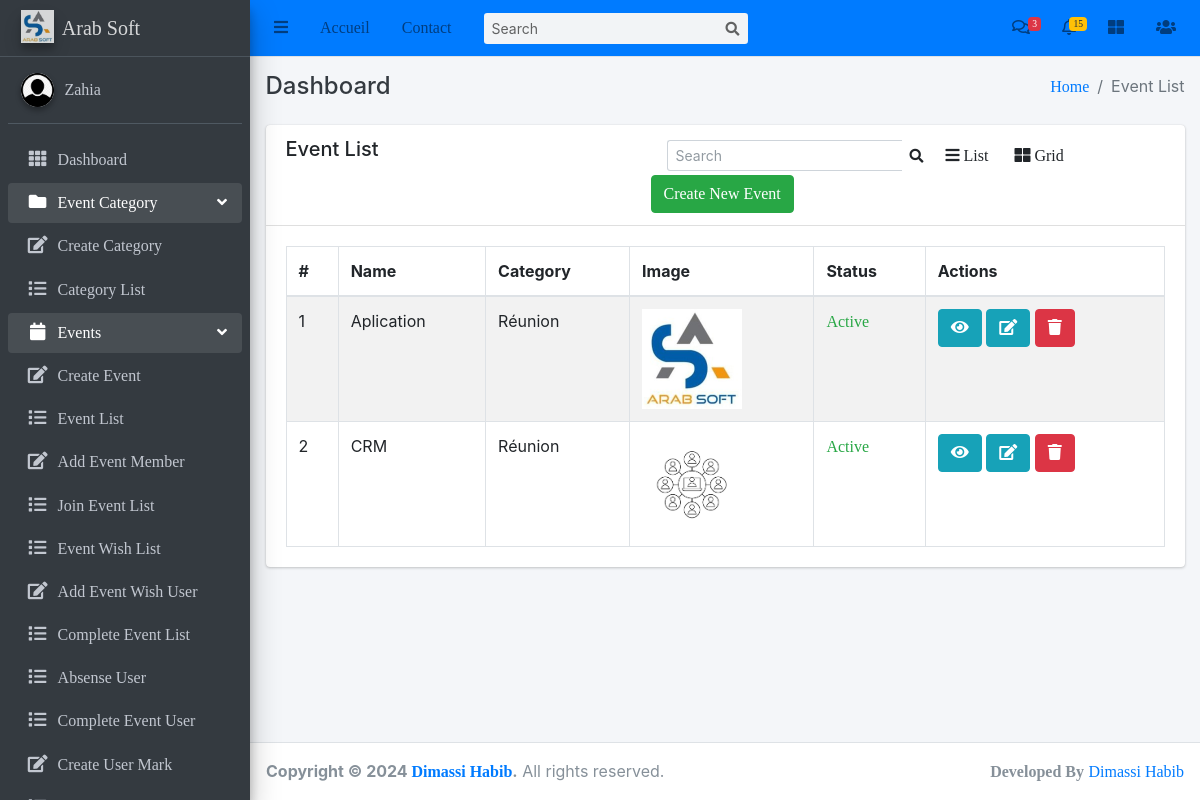
Page /events/event-list/ (signed in) on the committed database.
### events/models.py (models this page shows, shortened)
class Event(models.Model):
    category = models.ForeignKey(EventCategory, on_delete=models.CASCADE)
    name = models.CharField(max_length=255, unique=True)
    uid = models.PositiveIntegerField(unique=True)
    description = RichTextUploadingField()
    job_category = models.ForeignKey(JobCategory, on_delete=models.CASCADE)
    select_scheduled_status = (
        ('yet to scheduled', 'Yet to Scheduled'),
        ('scheduled', 'Scheduled')
    )
    scheduled_status = models.CharField(max_length=25, choices=select_scheduled_status)
    venue = models.CharField(max_length=255)
    start_date = models.DateField()
    end_date = models.DateField()
    location = LocationField()
    points = models.PositiveIntegerField()
    maximum_attende = models.PositiveIntegerField()
    created_user = models.ForeignKey('auth.User', on_delete=models.CASCADE, blank=True, null=True, related_name='event_created_user')
    updated_user = models.ForeignKey('auth.User', on_delete=models.CASCADE, blank=True, null=True, related_name='event_updated_user')
    created_date = models.DateField(auto_now_add=True)
    updated_date = models.DateField(auto_now_add=True)
    status_choice = (
        ('disabled', 'Disabled'),
        ('active', 'Active'),
        ('deleted', 'Deleted'),
        ('time out', 'Time Out'),
        ('completed', 'Completed'),
        ('cancel', 'Cancel'),
    )
    status = models.CharField(choices=status_choice, max_length=10)

class EventCategory(models.Model):
    name = models.CharField(max_length=255, unique=True)
    code = models.CharField(max_length=6, unique=True)
    image = models.ImageField(upload_to='event_category/')
    priority = models.IntegerField(unique=True)
    created_user = models.ForeignKey('auth.User', on_delete=models.CASCADE, related_name='created_user')
    updated_user = models.ForeignKey('auth.User', on_delete=models.CASCADE, related_name='updated_user')
    created_date = models.DateField(auto_now_add=True)
    updated_date = models.DateField(auto_now_add=True)
    status_choice = (
        ('disabled', 'Disabled'),
        ('active', 'Active'),
        ('deleted', 'Deleted'),
        ('blocked', 'Blocked'),
        ('completed', 'Completed'),
    )
    status = models.CharField(choices=status_choice, max_length=10)
    def __str__(self):
        return self.name

class EventImage(models.Model):
    event = models.OneToOneField(Event, on_delete=models.CASCADE)
    image = models.ImageField(upload_to='event_image/')

### events/views.py (the view)
# urls.py: path('event-list/', EventListView.as_view(), name='event-list'),
class EventListView(LoginRequiredMixin, ListView):
    login_url = 'login'
    model = Event
    template_name = 'events/event_list.html'
    context_object_name = 'events'

### templates/events/event_list.html (shortened to what this page needs)
{% extends 'base/base.html' %}
{% block breadcrumb %}Event List{% endblock breadcrumb %}
{% block content %}
    <div class="row">
        <div class="col-md-12">
            <div class="card">
                <div class="card-header">
                    <div class="row">
                        <div class="col-md-5">
                            <h5>Event List</h5>
                        </div>
                        <div class="col-md-7">
                            <div class="row">
                                <form class="form-inline ml-3" action="{% url 'search-event' %}" method="POST">
                                    <div class="input-group input-group-sm">
                                      <input class="form-control form-control-navbar" name="search" type="search" placeholder="Search" aria-label="Search">
                                      <div class="input-group-append">
                                        <button class="btn btn-navbar" type="submit">
                                          <i class="fas fa-search"></i>
                                        </button>
                                      </div>
                                    </div>
                                  </form>
                                <a class="btn" onclick="listView()"><i class="fa fa-bars"></i> List</a>
                                <a class="btn active" onclick="gridView()"><i class="fa fa-th-large"></i> Grid</a>
                                <a class="btn btn-success" href="{% url 'event-create' %}">Create New Event</a>
                            </div>
                        </div>
                    </div>
                </div>
                <div class="card-body">
                      <table class="table table-striped table-bordered datatable dataTable no-footer" id="DataTables_Table_0" role="grid" aria-describedby="DataTables_Table_0_info" style="border-collapse: collapse !important">
                        <thead>
                            <tr role="row">
                                <th>#</th>
                                <th>Name</th>
                                <th>Category</th>
                                <th class="event_image">Image</th>
                                <th>Status</th>
                                <th>Actions</th>
                            </tr>
                        </thead>
                        <tbody>
                            {% for event in events %}
                              <tr>
                                  <td>{{ forloop.counter }}</td>
                                  <td>{{ event.name }}</td>
                                  <td>{{ event.category }}</td>
                                  <td class="event_image">
                                      <img class="event_image" src="{{ event.eventimage.image.url }}" alt="Image" height="100px" width="100px">
                                  </td>
                                  <td>
                                      {% if event.status == 'active' %}
                                        <a href="{% url 'update-event-status' event.id %}" class="text-success">{{ event.status|title }}</a>
                                      {% elif event.status == 'completed' %}
                                        <a href="{% url 'update-event-status' event.id %}" class="text-primary">{{ event.status|title }}</a>
                                      {% else %}
                                        <a href="{% url 'update-event-status' event.id %}" class="text-danger">{{ event.status|title }}</a>
                                      {% endif %}
                                  </td>
                                  <td>
                                      <a class="btn btn-info" href="{% url 'event-detail' event.pk %}" title="view">
                                          <i class="fa fa-eye"></i>
                                      </a>
                                      <a class="btn btn-info" href="{% url 'event-edit' event.pk %}" title="edit">
                                        <i class="fa fa-edit"></i>
                                    </a>
                                      <a class="btn btn-danger" href="{% url 'event-delete' event.pk %}" title="delete">
                                          <i class="fa fa-trash"></i>
                                      </a>
                                  </td>
                              </tr>
                            {% endfor %}
                        </tbody>
                    </table>
                </div>
            </div>
        </div>
    </div>
{% endblock content %}

### templates/base/base.html (shortened to what this page needs)
<!DOCTYPE html>
<html lang="en">
  {% load static %}
<head>
  {% include 'base/header.html' %}
</head>
<body class="hold-transition sidebar-mini layout-fixed layout-navbar-fixed layout-footer-fixed">
<div class="wrapper">
  {% include 'base/navbar.html' %}
  {% include 'base/sidebar.html' %}
  <div class="content-wrapper">
    <div class="content-header">
      <div class="container-fluid">
        <div class="row mb-2">
          <div class="col-sm-6">
            <h4 class="m-0 text-dark">Dashboard</h4>
          </div>
          <div class="col-sm-6">
            <ol class="breadcrumb float-sm-right">
              <li class="breadcrumb-item"><a href="#">Home</a></li>
              <li class="breadcrumb-item active">{% block breadcrumb %} {% endblock breadcrumb %}</li>
            </ol>
          </div>
        </div>
      </div>
    </div>
    <section class="content">
      <div class="container-fluid">
        {% block content %}
        {% endblock content %}
      </div>
    </section>
  </div>
  {% include 'base/footer.html' %}
</div>
</body>
</html>

### templates/base/header.html (shortened to what this page needs)
{% load static %}
<link rel="stylesheet" href="{% static 'plugins/fontawesome-free/css/all.min.css' %}">
<link rel="stylesheet" href="{% static 'plugins/overlayScrollbars/css/OverlayScrollbars.min.css' %}">
<link rel="stylesheet" href="{% static 'css/adminlte.min.css' %}">

### templates/base/navbar.html (shortened to what this page needs)
{% load static %}
<nav class="main-header navbar navbar-expand navbar-primary navbar-light">
    <ul class="navbar-nav">
      <li class="nav-item">
        <a class="nav-link" data-widget="pushmenu" href="#" role="button"><i class="fas fa-bars"></i></a>
      </li>
      <li class="nav-item d-none d-sm-inline-block">
        <a href="#" class="nav-link">Accueil</a>
      </li>
      <li class="nav-item d-none d-sm-inline-block">
        <a href="#" class="nav-link">Contact</a>
      </li>
    </ul>
    <form class="form-inline ml-3">
      <div class="input-group input-group-sm">
        <input class="form-control form-control-navbar" type="search" placeholder="Search" aria-label="Search">
        <div class="input-group-append">
          <button class="btn btn-navbar" type="submit">
            <i class="fas fa-search"></i>
          </button>
        </div>
      </div>
    </form>
    <ul class="navbar-nav ml-auto">
      <li class="nav-item dropdown">
        <a class="nav-link" data-toggle="dropdown" href="#">
          <i class="far fa-comments"></i>
          <span class="badge badge-danger navbar-badge">3</span>
        </a>
      </li>
      <li class="nav-item dropdown">
        <a class="nav-link" data-toggle="dropdown" href="#">
          <span class="badge badge-warning navbar-badge">15</span>
        </a>
      </li>
      <li class="nav-item">
        <a class="nav-link" data-widget="control-sidebar" data-slide="true" href="#" role="button"><i
            class="fas fa-th-large"></i></a>
      </li>
      <li class="nav-item dropdown">
        <a class="nav-link" data-toggle="dropdown" href="#">
          <i class="fas fa-users"></i>
        </a>
      </li>
    </ul>
  </nav>

### templates/base/sidebar.html (shortened to what this page needs)
{% load static %}
<aside class="main-sidebar sidebar-dark-primary elevation-4">
    <a href="#" class="brand-link">
      <img src="{% static 'img/logo1.png' %}" alt="Logo" class="brand-image elevation-3"
           style="opacity: .8">
          <span class="brand-text font-weight-light">Arab Soft</span>
    </a>
    <div class="sidebar">
      <div class="user-panel mt-3 pb-3 mb-3 d-flex">
        <div class="image">
          <img src="{% static 'img/user.png' %}" class="img-circle elevation-2" alt="User Image">
        </div>
        <div class="info">
          <a href="#" class="d-block">{{ user }}</a>
        </div>
      </div>
      <nav class="mt-2">
        <ul class="nav nav-pills nav-sidebar flex-column" data-widget="treeview" role="menu" data-accordion="false">
          <li class="nav-item">
            <a href="{% url 'dashboard' %}" class="nav-link">
              <i class="nav-icon fas fa-th"></i>
              <p>
                Dashboard
              </p>
            </a>
          </li>
          <li class="nav-item has-treeview menu-open">
            <a href="#" class="nav-link">
              <i class="nav-icon fas fa-folder"></i>
              <p>
                Event Category
                <i class="right fas fa-angle-left"></i>
              </p>
            </a>
            <ul class="nav nav-treeview">
              <li class="nav-item">
                <a href="{% url 'create-event-category' %}" class="nav-link">
                  <i class="far fa fa-edit nav-icon"></i>
                  <p>Create Category</p>
                </a>
              </li>
              <li class="nav-item">
                <a href="{% url 'event-category-list' %}" class="nav-link">
                  <i class="far fa fa-list nav-icon"></i>
                  <p>Category List</p>
                </a>
              </li>
            </ul>
          </li>
          <li class="nav-item has-treeview menu-open">
            <a href="#" class="nav-link">
              <i class="nav-icon fas fa-calendar"></i>
              <p>
                Events
                <i class="right fas fa-angle-left"></i>
              </p>
            </a>
            <ul class="nav nav-treeview">
              <li class="nav-item">
                <a href="{% url 'event-create' %}" class="nav-link">
                  <i class="far fa fa-edit nav-icon"></i>
                  <p>Create Event</p>
                </a>
              </li>
              <li class="nav-item">
                <a href="{% url 'event-list' %}" class="nav-link">
                  <i class="far fa fa-list nav-icon"></i>
                  <p>Event List</p>
                </a>
              </li>
              <li class="nav-item">
                <a href="{% url 'add-event-member' %}" class="nav-link">
                  <i class="far fa fa-edit nav-icon"></i>
                  <p>Add Event Member</p>
                </a>
              </li>
              <li class="nav-item">
                <a href="{% url 'join-event-list' %}" class="nav-link">
                  <i class="far fa fa-list nav-icon"></i>
                  <p>Join Event List</p>
                </a>
              </li>
              <li class="nav-item">
                <a href="{% url 'event-wish-list' %}" class="nav-link">
                  <i class="far fa fa-list nav-icon"></i>
                  <p>Event Wish List</p>
                </a>
              </li>
              <li class="nav-item">
                <a href="{% url 'add-event-wish-user' %}" class="nav-link">
                  <i class="far fa fa-edit nav-icon"></i>
                  <p>Add Event Wish User</p>
                </a>
              </li>
              <li class="nav-item">
                <a href="{% url 'complete-event' %}" class="nav-link">
                  <i class="far fa fa-list nav-icon"></i>
                  <p>Complete Event List</p>
                </a>
              </li>
              <li class="nav-item">
                <a href="{% url 'absense-user' %}" class="nav-link">
                  <i class="far fa fa-list nav-icon"></i>
                  <p>Absense User</p>
                </a>
              </li>
              <li class="nav-item">
                <a href="{% url 'complete-event-user' %}" class="nav-link">
                  <i class="far fa fa-list nav-icon"></i>
                  <p>Complete Event User</p>
                </a>
              </li>
              <li class="nav-item">
                <a href="{% url 'create-user-mark' %}" class="nav-link">
                  <i class="far fa fa-edit nav-icon"></i>
                  <p>Create User Mark</p>
                </a>
              </li>
              <li class="nav-item">
                <a href="{% url 'user-mark' %}" class="nav-link">
                  <p>User Mark List</p>
                </a>
              </li>
            </ul>
          </li>
        </ul>
      </nav>
    </div>
  </aside>

### templates/base/footer.html
<footer class="main-footer">
    <strong>Copyright &copy; 2024 <a href="#">Dimassi Habib</a>.</strong>
    All rights reserved.
    <div class="float-right d-none d-sm-inline-block">
      <b>Developed By</b> <a href="#">Dimassi Habib</a>
    </div>
</footer>

### templates/base/js.html (shortened to what this page needs)
{% load static %}

### rows in the picture
Event: name "Aplication", category "Réunion", eventimage.image (picture), status "Active"
Event: name "CRM", category "Réunion", eventimage.image (picture), status "Active"

### other values in the picture
{{ user }} "Zahia"
